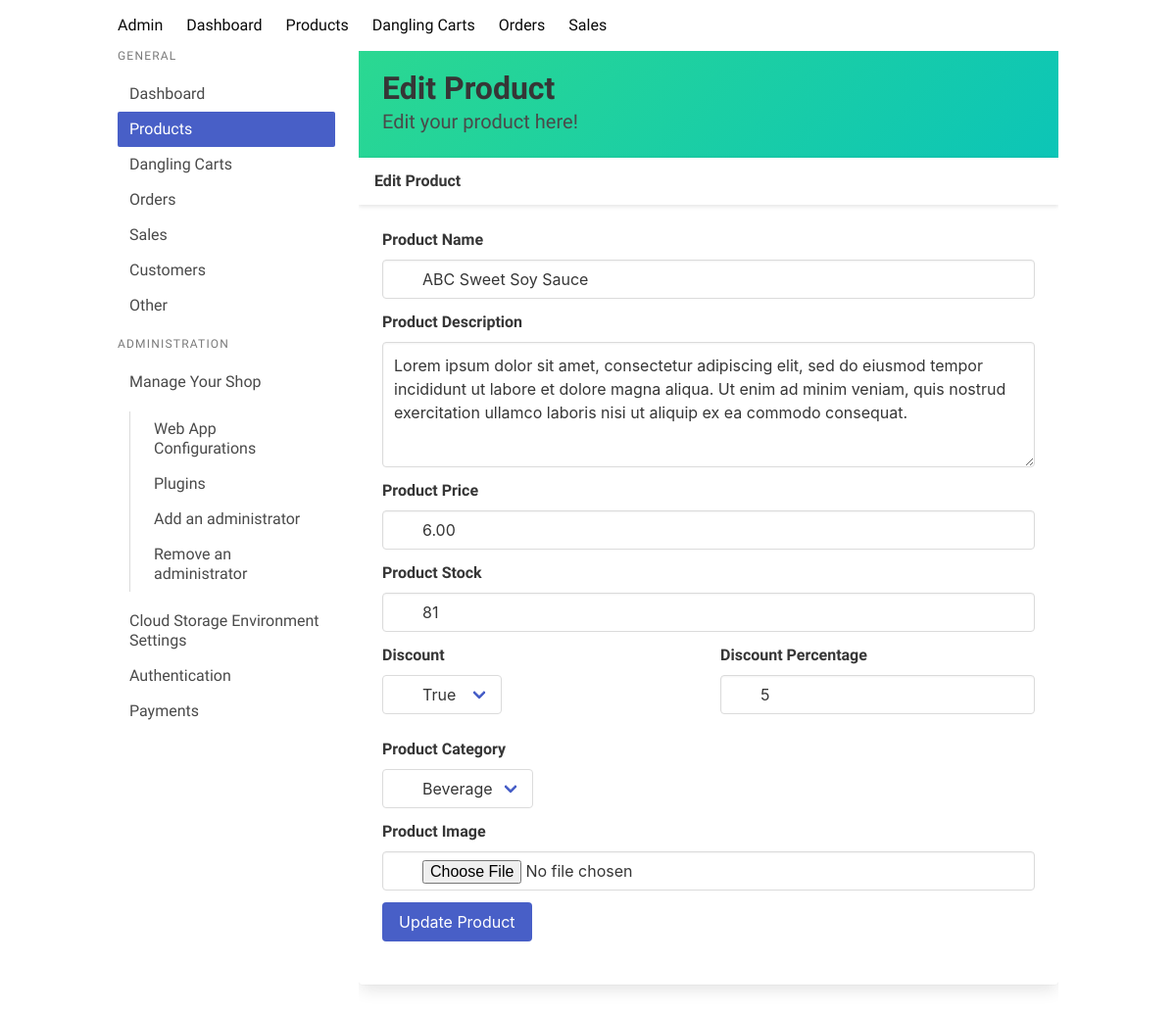
The app's page /edit-product/4 with its own data.
### core/models.py (models this page shows, shortened)
class Products(models.Model):
    item_name = models.CharField(max_length=100)
    description = models.TextField()
    price = models.DecimalField(max_digits=10, decimal_places=2)
    stock = models.IntegerField()
    discount = models.BooleanField(default=False)
    discount_percentage = models.IntegerField()
    image = models.BinaryField(null=True, blank=1, editable=False)
    category = models.ForeignKey('ProductCategory', on_delete=models.CASCADE)
    sold = models.IntegerField(default=0)
    class Meta:
        ordering = ('item_name',)
        verbose_name_plural = 'Products'

### core/views.py (the view, shortened to what this page needs)
# urls.py: path('edit-product/<int:pk>', views.edit_product, name='edit_product'),
def edit_product(request, pk):
    if request.method == 'GET':
        product = Products.objects.get(id=pk)
        return render(request, 'shop/edit_product.html', {'product': product})

### core/context_processors.py (called while the page is built)
def categories(request):
    return {
        'categories': ProductCategory.objects.all()
    }

def cart(request):
    if request.user.is_authenticated:
        print(request.user)
        try:
            cart = Cart.objects.get(user=request.user)
            print(cart.cartitem_set)
            cart = cart.cartitem_set.count()
            return {
                'cart': cart
            }
        except:
            return {
                'cart': 0
            }
    else:
        cart_id = request.session.get('cart_id')
        print(cart_id)
        if cart_id:
            try:
                cart = AnonymousCart.objects.get(id=cart_id)
                cart = cart.anonymouscartitem_set.count()
                return {
                    'cart': cart
                }
            except:
                return {
                    'cart': 0
                }
        else:
            return {
                'cart': 0
            }

### core/templates/shop/edit_product.html (shortened to what this page needs)
{% extends 'shop/base.html' %}
{% load static %}
{% load custom_tags %}
{% block content %}
<section class="hero is-colorful welcome is-small">
    <div class="hero-body">
        <div class="container">
            <h1 class="title">
                Edit Product
            </h1>
            <h2 class="subtitle">
                Edit your product here!
            </h2>
        </div>
    </div>
</section>
<div class="is-6">
    <div class="card">
        <header class="card-header">
            <p class="card-header-title">
                Edit Product
            </p>
        </header>
        <div class="card-content">
            <div class="content">
                <div class="control has-icons-left has-icons-right edit-product">
                    <form action="/edit-product/{{ product.id }}" method="POST" enctype="multipart/form-data">
                        <div class="field">
                            <label class="label">Product Name</label>
                            <div class="control">
                                <input class="input" type="text" name="name" value="{{ product.item_name }}">
                            </div>
                        </div>
                        <div class="field">
                            <label class="label">Product Description</label>
                            <div class="control">
                                <textarea class="textarea" name="description">{{ product.description }}</textarea>
                            </div>
                        </div>
                        <div class="field">
                            <label class="label">Product Price</label>
                            <div class="control">
                                <input class="input" type="text" name="price" value="{{ product.price }}">
                            </div>
                        </div>
                        <div class="field">
                            <label class="label">Product Stock</label>
                            <div class="control">
                                <input class="input" type="text" name="stock" value="{{ product.stock }}">
                            </div>
                        </div>
                        <div class="columns">
                            <div class="column">
                                <div class="field">
                                    <label class="label">Discount</label>
                                    <div class="control">
                                        <div class="select">
                                            <select name="discount">
                                                <option value="True">True</option>
                                            </select>
                                        </div>
                                    </div>
                                </div>
                            </div>
                            <div class="column">
                                <div class="field">
                                    <label class="label">Discount Percentage</label>
                                    <div class="control">
                                        <input class="input" type="text" name="discount_percentage" value="{{ product.discount_percentage }}">
                                    </div>
                                </div>
                            </div>
                        </div>
                        <div class="field">
                            <label class="label">Product Category</label>
                            <div class="control">
                                <div class="select">
                                    <select name="category">
                                        {% for category in categories %}
                                        <option value="{{ category.id }}">{{ category.name }}</option>
                                        {% endfor %}
                                    </select>
                                </div>
                            </div>
                        </div>
                        <div class="field">
                            <label class="label">Product Image</label>
                            <div class="control">
                                <input class="input" type="file" name="image">
                            </div>
                        </div>
                        <div class="field">
                            <div class="control">
                                <button type="submit" class="button is-link">Update Product</button>
                            </div>
                        </div>
                    </form>
                </div>
            </div>
        </div>
    </div>
</div>
{% endblock %}

### core/templates/shop/base.html (style rules this page uses)
body { height: 100%; font-family: 'Andika', sans-serif; overflow-x: hidden !important; overflow-y: hidden !important; scroll-behavior: smooth; }
html { overflow-y: hidden !important; overflow-x: hidden !important; }
.is-colorful { background-image: linear-gradient(-45deg, #0cc5b7 0%, #2bd891 100%); }

### core/templates/shop/edit_product.html (style rules this page uses)
.edit-product { margin-bottom: 20px; }

### records on screen
Products: name "ABC Sweet Soy Sauce", description "Lorem ipsum dolor sit amet, consectetur adipiscing elit, sed do eiusmod tempor incididunt ut labore et dolore magna aliqua. Ut enim ad minim veniam, quis nostrud exercitation ullamco laboris nisi ut aliquip ex ea commodo consequat.", price "6.00", stock "81", discount_percentage "5"

### other values on screen
form field category "Beverage"
